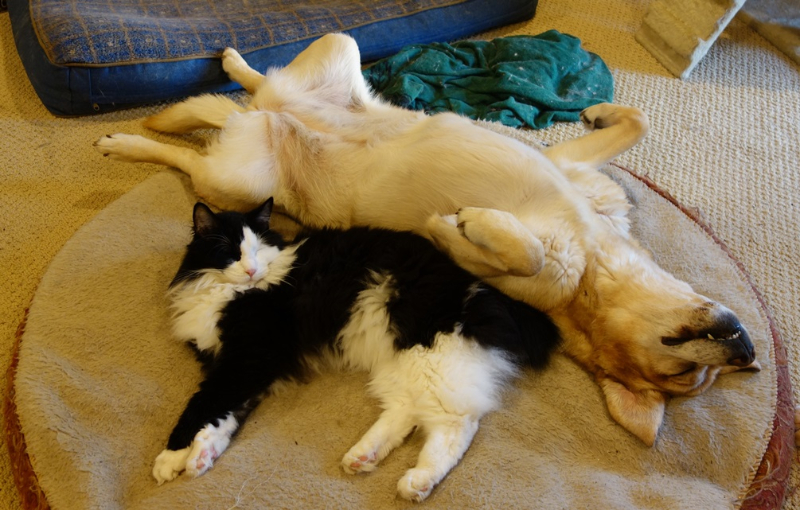
//> input picture green_screen/background.jpg, 800 x 510 px
$ ./main   (built with g++ and OpenCV 4)
//> lines starting //> are read from the running program, lines starting //| are printed output that depends on the picture
### green_screen/Transformations.h
/*
Author: Youssef Beltagy

Date Last modified: 11/4/2019

Description: This is the declaration for program three of CSS 487 (computer vision).
This is a simple segmentation program that separates the image into background and foreground.
The background is replaced with another image.

This program uses openCV
*/


#ifndef TRANSFORMATIONS_H
#define TRANSFORMATIONS_H

#include <opencv2/core.hpp>// to use openCv Mat

// Description: a namespace that contains the image segmentation function.
namespace Transformations {

	// greenScreen
	// Description: This function segments an image into a foreground and background segments and replaces the
	// background with another image. This function builds a color histogram and considers the background to be
	// the bucket with greatest colors.
	// Preconditions:
	//	output is initialized and is the foreground image with the unwanted background. Every color in output is represented by a uchar.
	//	background is a valid image in colors. Every color is represented by a uchar
	//	size is bigger than 0 but less than or equal 256 and is a power of two [2, 4, 8, 16, 32, 64, 128, 256].
	//		If size is not a multiple of two, you will get out of range errors.
	// Postconditions:
	//	output's background is replaced by the background image. If the background image is smaller than output, it is repeated.
	void greenScreen(cv::Mat& output, const cv::Mat& background, uchar size);

};

#endif // Transformations

### green_screen/Transformations.cpp
/*
Author: Youssef Beltagy

Date Last modified: 11/4/2019

Description: This is the implementation for program three of CSS 487 (computer vision).
This is a simple segmentation program that separates the image into background and foreground.
The background is replaced with another image.

This program uses openCV.
*/

#include "Transformations.h"

using namespace std;
using namespace cv;

// greenScreen
// Description: This function segments an image into a foreground and background segments and replaces the
// background with another image. This function builds a color histogram and considers the background to be
// the bucket with greatest colors.
// Preconditions:
//	output is initialized and is the foreground image with the unwanted background. Every color in output is represented by a uchar.
//	background is a valid image in colors. Every color is represented by a uchar
//	size is bigger than 0 but less than or equal 256 and is a power of two [2, 4, 8, 16, 32, 64, 128, 256].
//		If size is not a multiple of two, you will get out of range errors.
// Postconditions:
//	output's background is replaced by the background image. If the background image is smaller than output, it is repeated.
void Transformations::greenScreen(Mat& output, const Mat& background, uchar size)
{

	// initialize bucket size
	uchar bucketSize = 256 / size;

	// create an array of the histogram dimensions
	int dims[] = { (int) size, (int) size, (int) size };

	// create 3D histogram of integers initialized to zero
	Mat hist(3, dims, CV_32S, Scalar::all(0));


	// Loop through image
	for (int row = 0; row < output.rows; row++) {
		for (int col = 0; col < output.cols; col++) {

			// openCV uses BGR color space
			int blue = (int) (output.at<Vec3b>(row, col)[0] / bucketSize);
			int green = (int) (output.at<Vec3b>(row, col)[1] / bucketSize);
			int red = (int) (output.at<Vec3b>(row, col)[2] / bucketSize);


			hist.at<int>(blue, green, red)++;

		}
	}
	// histogram is now made and filled


	// find bucket with highest count

	int maxCount = 0; // defualt: no count and black pixel
	int maxColor[3] = { 0, 0, 0 };

	for (int blue = 0; blue < size; blue++) {
		for (int green = 0; green < size; green++) {
			for (int red = 0; red < size; red++) {

				if (hist.at<int>(blue, green, red) > maxCount) {

					maxColor[0] = blue;
					maxColor[1] = green;
					maxColor[2] = red;
					maxCount = hist.at<int>(blue, green, red);

				}

			}

		}

	}

	// get an approximation of the mode color
	maxColor[0] = maxColor[0] * bucketSize + bucketSize / 2;
	maxColor[1] = maxColor[1] * bucketSize + bucketSize / 2;
	maxColor[2] = maxColor[2] * bucketSize + bucketSize / 2;


	// expand bucket by considering one bucket away in each direction from the mode color
	// for every color.
	uchar blueLimits[2] = { saturate_cast<uchar>(maxColor[0] - bucketSize),
							saturate_cast<uchar>(maxColor[0] + bucketSize) };

	uchar greenLimits[2] = { saturate_cast<uchar>(maxColor[1] - bucketSize),
							saturate_cast<uchar>(maxColor[1] + bucketSize) };

	uchar redLimits[2] = { saturate_cast<uchar>(maxColor[2] - bucketSize),
							saturate_cast<uchar>(maxColor[2] + bucketSize) };

	// loop through image and replace background
	for (int row = 0; row < output.rows; row++) {
		for (int col = 0; col < output.cols; col++) {

			if (
					output.at<Vec3b>(row, col)[0] >= blueLimits[0] && output.at<Vec3b>(row, col)[0] <= blueLimits[1]// blue in bucket
				&&	output.at<Vec3b>(row, col)[1] >= greenLimits[0] && output.at<Vec3b>(row, col)[1] <= greenLimits[1]// green in bucket
				&&	output.at<Vec3b>(row, col)[2] >= redLimits[0] && output.at<Vec3b>(row, col)[2] <= redLimits[1]// red in bucket
				)
			{

				// replace pixel by the background. Use the remainder operator to repeat the background image if necessary.
				output.at<Vec3b>(row, col)[0] = background.at<Vec3b>(row % background.rows, col % background.cols)[0];
				output.at<Vec3b>(row, col)[1] = background.at<Vec3b>(row % background.rows, col % background.cols)[1];
				output.at<Vec3b>(row, col)[2] = background.at<Vec3b>(row % background.rows, col % background.cols)[2];

			}

		}

	}

}

### green_screen/main.cpp
/*
Author: Youssef Beltagy

Date Last modified: 11/4/2019

Description: This is the main function for program three of CSS 487 (computer vision).
This main function does three things:

Uses a simple segmentation program that separates the image into background and foreground.
The background is replaced with another image.

Uses the canny detector to detect edges in the background image after horizontally flipping the image.

Uses image bitwise not, copyMakeBorder, Add, and pyrDown to print a photonegative pyramid of the
background image.

*/


#include <opencv2/imgproc.hpp>
#include <opencv2\opencv.hpp>
#include <opencv2/core.hpp>
#include <opencv2/highgui.hpp>
#include "Transformations.h"
using namespace cv;


// main
// Description:
//	Replaces the background of an image, finds the edges in an image, and makes a pyramid of photonegatives.
// precondition:
//	background.jpg and foreground exist in the code directory and are valid JPG files.
// postconditions:
//	Replaces the background of foreground.jpg with background.jpg. Displays the image and saves it as overlay.jpg.
//	Finds the edges of background.jpg after flipping it. Displays the image and saves it as output.jpg
//	prints a recursive pyramid of photonegatives. Displays the image and saves it as myoutput.jpg
int main(int argc, char* argv[])
{

	const Mat background = imread("background.jpg");// read background image
//> background is the input picture: 510 rows x 800 cols, CV_8UC3; mean B, G, R 75.8, 111.6, 130.9

	{// Part one of the assignment
		// This scope segments image into background and foreground

		Mat output = imread("foreground.jpg");// read foreground
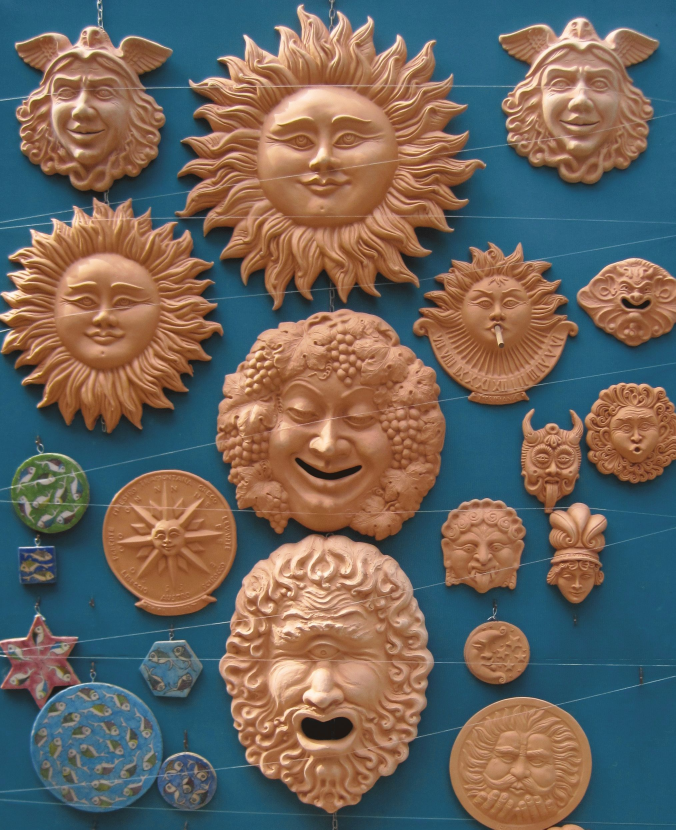
//> input picture green_screen/foreground.jpg, 2027 x 2489 px (shown at 1/3 size)
//> output is the input picture: 2489 rows x 2027 cols, CV_8UC3; mean B, G, R 94.3, 102, 109.6

		uchar size = 4;// set size of histogram dimensions

		Transformations::greenScreen(output, background, size);// modify output
//> the loop in greenScreen, `for (int blue = 0; blue < size; blue++)` made 4 passes
//> maxCount on passes 1 to 4: 763202, 1547830, 1547830, 1547830
//> after the loop in greenScreen, `for (int blue = 0; blue < size; blue++)`: maxColor = [1, 1, 0]; maxCount = 1547830
//> in greenScreen, `maxColor[0] = maxColor[0] * bucketSize + bucketSize / 2;`: maxColor = [96, 1, 0]
//> in greenScreen, `maxColor[1] = maxColor[1] * bucketSize + bucketSize / 2;`: maxColor = [96, 96, 0]
//> in greenScreen, `maxColor[2] = maxColor[2] * bucketSize + bucketSize / 2;`: maxColor = [96, 96, 32]
//> in greenScreen, `uchar blueLimits[2] = { saturate_cast<uchar>(maxColor[0] - bucketSize)..`: blueLimits = [32, 160]
//> in greenScreen, `uchar redLimits[2] = { saturate_cast<uchar>(maxColor[2] - bucketSize),..`: redLimits = [0, 96]
//> after the loop in greenScreen, `for (int row = 0; row < output.rows; row++)`:
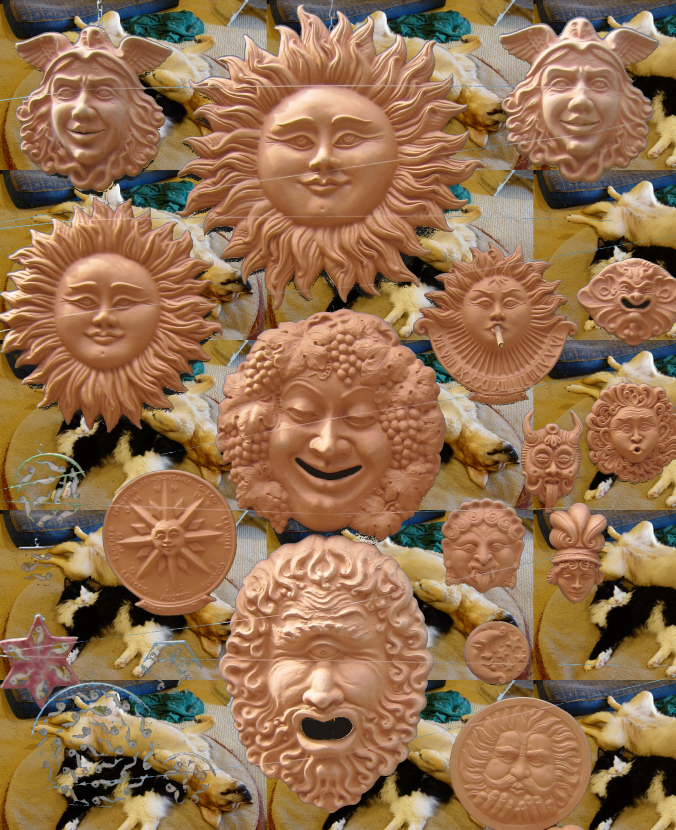
//> output: 2489 rows x 2027 cols, CV_8UC3 (shown at 1/3 size); mean B, G, R 80.3, 113.1, 148.8

		imwrite("overlay.jpg", output);

		namedWindow("overlay", WINDOW_NORMAL);
		resizeWindow("overlay", output.cols / 4, output.rows / 4);
		imshow("overlay", output);


		waitKey(0);// pause for validation.

	}


	{// part two of the assignment
		// This scope flips an image and find the edges in it.

		Mat temp;
		Mat output;


		cvtColor(background, temp, COLOR_BGR2GRAY);// convert image to grayscale
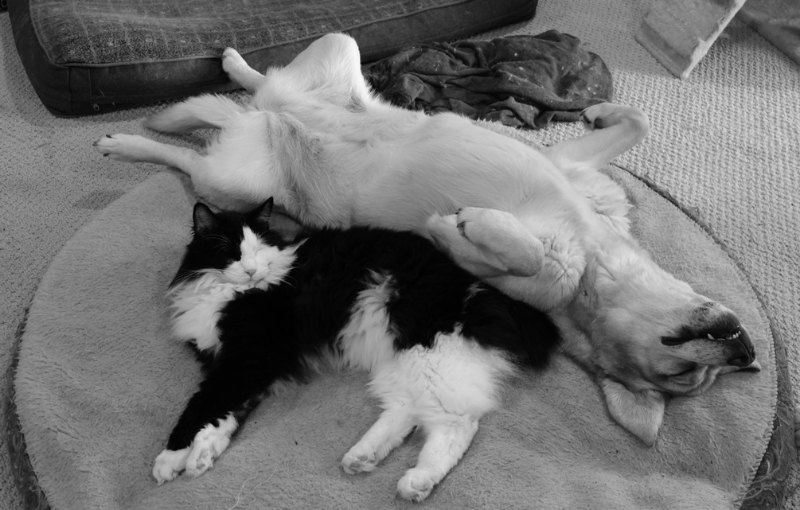
//> temp: 510 rows x 800 cols, CV_8UC1; min 0, max 249, mean 113.3

		flip(temp, output, 1);// flip the image horizontally
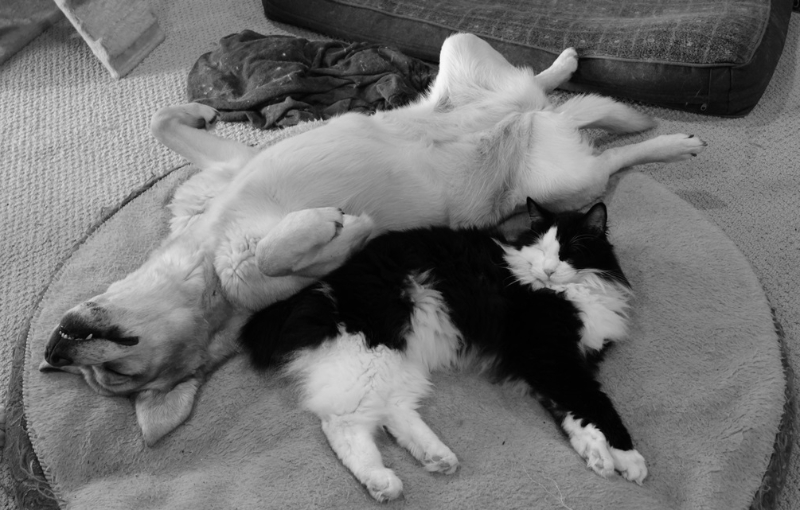
//> output: 510 rows x 800 cols, CV_8UC1; min 0, max 249, mean 113.3

		GaussianBlur(output, temp, Size(7, 7), 2.0, 2.0);// smooth the image

		Canny(temp, output, 20, 60);// detect edges.
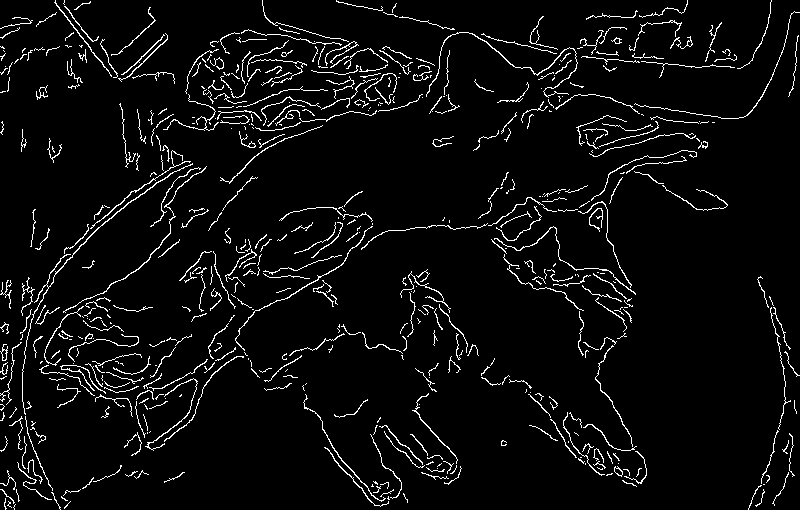
//> output: 510 rows x 800 cols, CV_8UC1; 4.9% white in thin lines or dots


		imwrite("output.jpg", output);//write image to disk


		// display image
		namedWindow("output.jpg", WINDOW_NORMAL);
		resizeWindow("output.jpg", output.cols, output.rows);
		imshow("output.jpg", output);


		waitKey(0);// pause for validation.

	}


	{ // part 3 of the assignment
		// This scope prints a pyramid of photonegatives

		int pyramidHeight = 10;// if you increase the height too much, the program will crash.

		// initialize matrices
		Mat output(Size(background.cols * 2, background.rows), CV_8UC3, Scalar(0));// cols and rows are inverted in order
		Mat temp(Size(background.cols * 2, background.rows), CV_8UC3, Scalar(0));
		Mat fancy;


		bitwise_not(background, fancy);
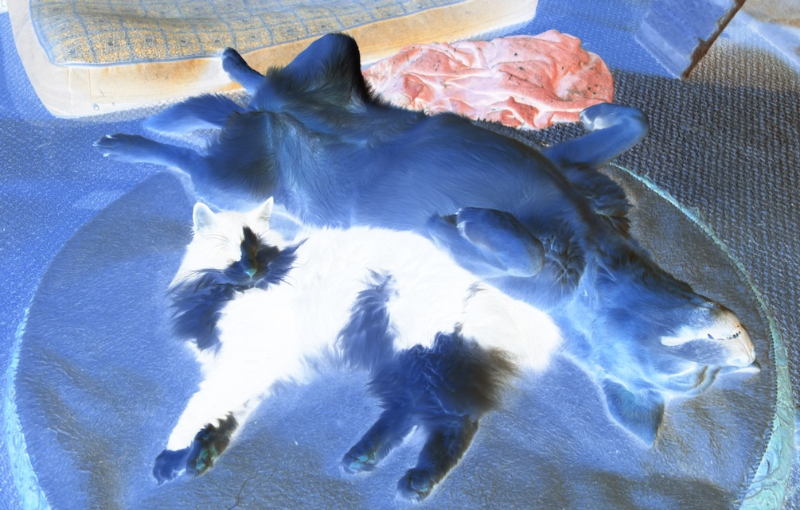
//> fancy: 510 rows x 800 cols, CV_8UC3; mean B, G, R 179.2, 143.4, 124.1
		// I discovered the existence of image bit operators. I decided to use bitwise not not get a photo-negative.


		int pos = 0;

		for (int i = 0; i < pyramidHeight; i++) {
			// I'm using copyMakeBorder to overlay images of different sizes. I couldn't simply use add because of the different sizes.
			copyMakeBorder(fancy, temp, 0, output.rows - fancy.rows, pos, output.cols - fancy.cols - pos, BORDER_ISOLATED);

			// I'm using add to add the temp and the output.
			add(temp, output, output);

			// I'm updating the position
			pos += fancy.cols;

			// I discovered pyramid functions
			if(i < pyramidHeight - 1) pyrDown(fancy, fancy, Size(fancy.cols/2, fancy.rows/2));// get the higher level if necessary
		}
//> this loop made 10 passes
//> fancy on passes 8 to 9: [[198, 163, 144], [179, 152, 139], [164, 138, 134]], [[184, 154, 140], [176, 148, 138]]
//> temp: 510 rows x 1600 cols, CV_8UC3
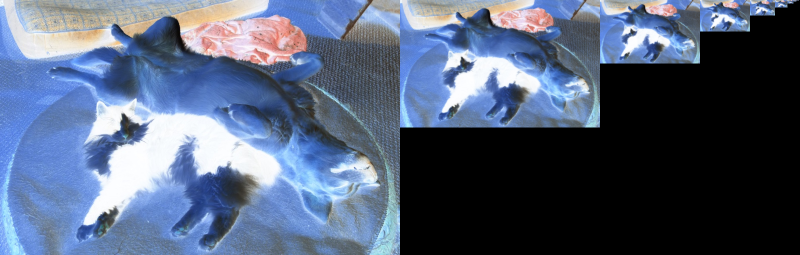
//> output: 510 rows x 1600 cols, CV_8UC3 (shown at 1/2 size); mean B, G, R 119.4, 95.6, 82.7
//> after the loop, pos = 1598


		imwrite("myoutput.jpg", output);

		namedWindow("myoutput.jpg", WINDOW_NORMAL);
		resizeWindow("myoutput.jpg", output.cols, output.rows);
		imshow("myoutput.jpg", output);

		waitKey(0);// pause for validation.

	}


	waitKey(0);// pause for validation.
}
